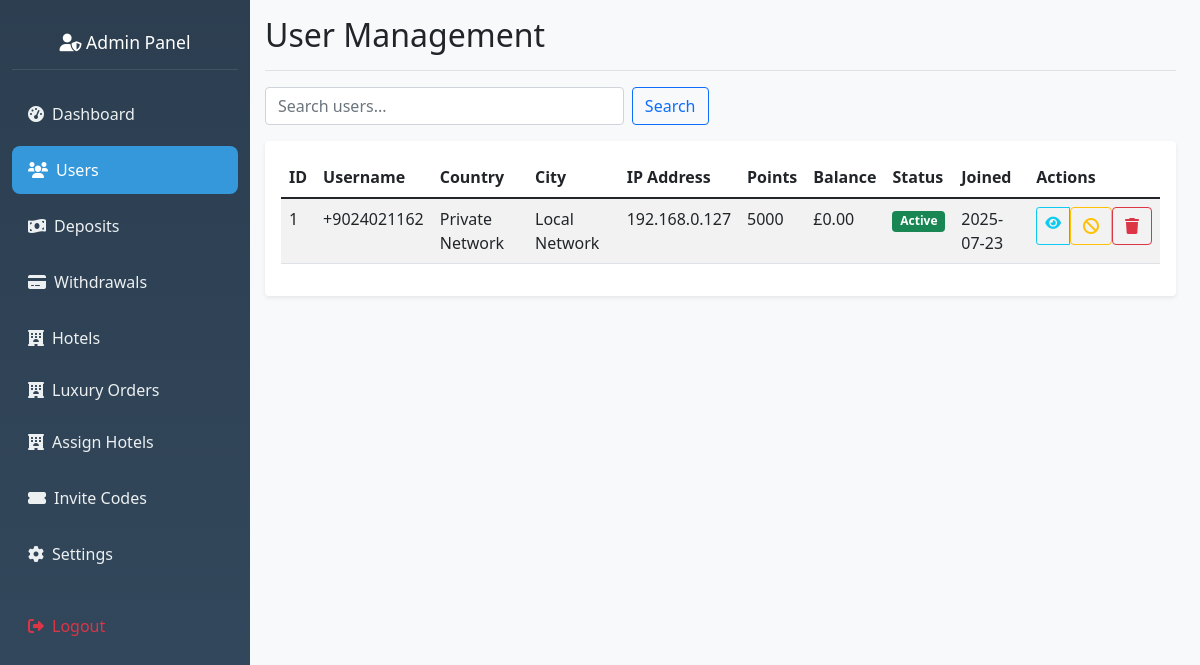
The page /admin/users (signed in) on the database as committed earlier.
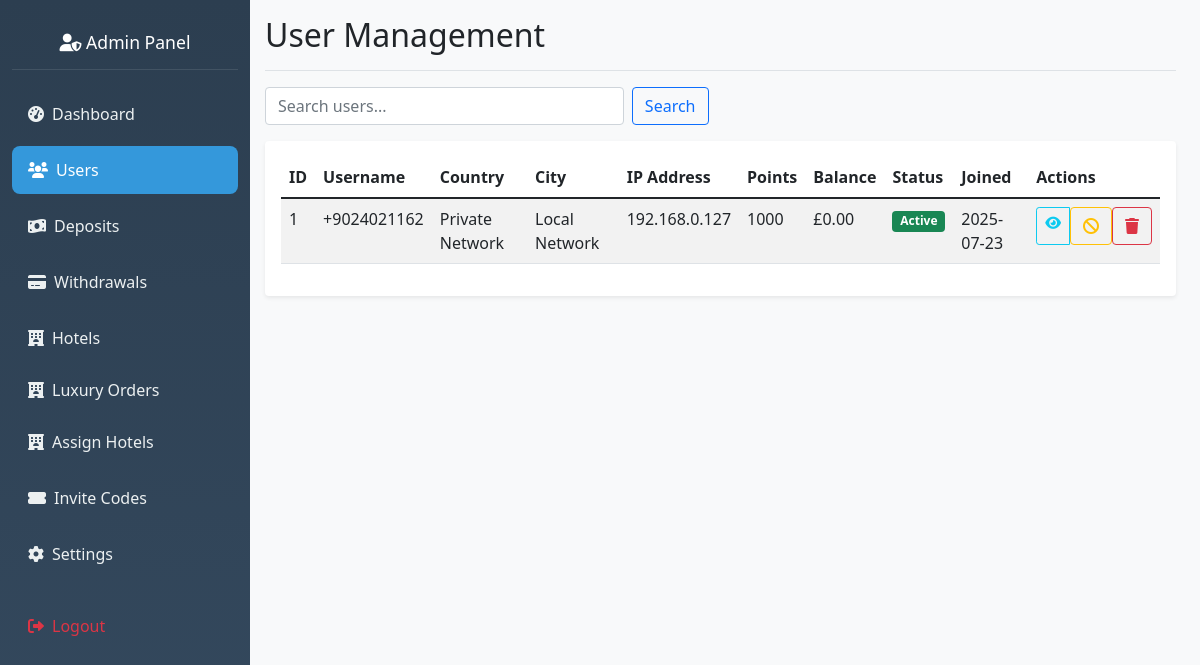
The same page on the database as committed later.
### hotel_app/models.py (models this page shows, shortened)
class User(db.Model, UserMixin):
    __tablename__ = 'user'
    id = db.Column(db.Integer, primary_key=True)
    nickname = db.Column(db.String(80))
    user_id = db.Column(db.String(6), unique=True)
    agent_id = db.Column(db.String(6), unique=True)
    contact = db.Column(db.String(20))
    invitation_code = db.Column(db.String(20))
    member_points = db.Column(db.Integer, default=0)
    trial_bonus = db.Column(db.Float, default=564.00)
    balance = db.Column(db.Float, default=0.0)
    total_deposits = db.Column(db.Float, default=0.0)
    vip_level = db.Column(db.String(10), default='VIP0')
    withdrawal_password = db.Column(db.String(100))
    password_hash = db.Column(db.String(100))
    is_active = db.Column(db.Boolean, default=False)
    created_at = db.Column(db.DateTime, default=datetime.utcnow)
    session_locked = db.Column(db.Boolean, default=False)
    total_commission_earned = db.Column(db.Float, default=0.0)
    first_session_completed = db.Column(db.Boolean, default=False)
    session_reset_date = db.Column(db.String)
    bound_wallet_type = db.Column(db.String(20))
    max_first_session_reservations = db.Column(db.Integer, default=35)
    wallet_bound_at = db.Column(db.DateTime)
    second_session_reservations_count = db.Column(db.Integer, default=0)
    second_session_commission = db.Column(db.Float, default=0.0)
    bound_wallet_address = db.Column(db.String(200))
    first_session_commission = db.Column(db.Float, default=0.0)
    first_session_reservations_count = db.Column(db.Integer, default=0)
    current_session = db.Column(db.String(10), default='first')
    revolut_name = db.Column(db.String(100))
    revolut_iban = db.Column(db.String(50))
    revolut_revtag = db.Column(db.String(20))
    ip_address = db.Column(db.String(45))  # IPv6 can be up to 45 characters
    country = db.Column(db.String(100))
    country_code = db.Column(db.String(2))
    region = db.Column(db.String(100))
    city = db.Column(db.String(100))
    latitude = db.Column(db.Float)
    longitude = db.Column(db.Float)
    timezone = db.Column(db.String(50))
    isp = db.Column(db.String(255))
    last_location_update = db.Column(db.DateTime, default=datetime.utcnow)
    reservations = db.relationship('Reservation', backref='user', lazy=True)
    deposit_requests = db.relationship('DepositRequest', backref='user', lazy=True)
    withdrawal_requests = db.relationship('WithdrawalRequest', backref='user', lazy=True)
    hotel_assignments = db.relationship('UserHotelAssignment', backref='user', lazy=True)
    hotel_ratings = db.relationship('UserHotelRating', backref='user', lazy=True)

### hotel_app/routes.py (the view)
@app.route('/admin/users')
@admin_required
def view_users():
    page = request.args.get('page', 1, type=int)
    search = request.args.get('search', '')
    vip_filter = request.args.get('vip_level', '')
    users_query = User.query
    if search:
        users_query = users_query.filter(
            User.nickname.contains(search) |
            User.user.agent_id.contains(search)
        )
    if vip_filter:
        users_query = users_query.filter(User.vip_level == vip_filter)
    users = users_query.order_by(User.id.desc()).paginate(
        page=page, per_page=20, error_out=False
    )
    vip_levels = ['vip0', 'vip1', 'vip2', 'vip3']
    return render_template('admin_users.html',
                         users=users,
                         search=search,
                         vip_levels=vip_levels,
                         current_vip_filter=vip_filter)

### hotel_app/routes.py (called while the page is built)
def admin_required(f):
    @wraps(f)
    def wrapper(*args, **kwargs):
        admin_id = session.get('admin_id')
        if not admin_id:
            flash("Admin login required.", "danger")
            return redirect(url_for('admin_login'))
        admin = Admin.query.get(admin_id)
        if not admin or not admin.is_active:
            session.pop('admin_id', None)
            flash("Admin access denied.", "danger")
            return redirect(url_for('admin_login'))
        g.current_admin = admin
        return f(*args, **kwargs)
    return wrapper

@app.before_request
def check_admin_routes():
    if request.endpoint and request.endpoint.startswith('admin_') and request.endpoint != 'admin_login':
        if 'admin_id' not in session:
            return redirect(url_for('admin_login'))

### hotel_app/templates/admin_users.html (shortened to what this page needs)
{% extends "admin_base.html" %}
{% block content %}
<div class="d-flex justify-content-between flex-wrap flex-md-nowrap align-items-center pb-2 mb-3 border-bottom">
    <h1 class="h2">User Management</h1>
</div>
<div class="row mb-3">
    <div class="col-md-6">
        <form method="GET" class="d-flex">
            <input type="text" class="form-control me-2" name="search" value="{{ search }}" placeholder="Search users...">
            <button type="submit" class="btn btn-outline-primary">Search</button>
        </form>
    </div>
</div>
<div class="card">
    <div class="card-body">
        <div class="table-responsive">
            <table class="table table-striped">
                <thead>
                    <tr>
                        <th>ID</th>
                        <th>Username</th>
                        <th>Country</th>
                        <th>City</th>
                        <th>IP Address</th>
                        <th>Points</th>
                        <th>Balance</th>
                        <th>Status</th>
                        <th>Joined</th>
                        <th>Actions</th>
                    </tr>
                </thead>
                <tbody>
                    {% for user in users.items %}
                    <tr>
                        <td>{{ user.id }}</td>
                        <td>{{ user.contact }}</td>
                        <td>{{ user.country }}</td>
                        <td>{{ user.city }}</td>
                        <td>{{ user.ip_address }}</td>
                        <td>{{ user.member_points }}</td>
                        <td>£{{ "%.2f"|format(user.balance or 0) }}</td>
                        <td>
                            <span class="badge bg-{{ 'success' if user.is_active else 'secondary' }}">
                                {{ 'Active' if user.is_active else 'Inactive' }}
                            </span>
                        </td>
                        <td>{{ user.created_at.strftime('%Y-%m-%d') if user.created_at else 'N/A' }}</td>
                        <td>
                            <div class="btn-group btn-group-sm">
                                <a href="{{ url_for('view_user_details', user_id=user.id) }}" class="btn btn-outline-info">
                                    <i class="fas fa-eye"></i>
                                </a>
                                <form method="POST" action="{{ url_for('toggle_user', user_id=user.id) }}" class="d-inline">
                                    <button type="submit" class="btn btn-outline-{{ 'warning' if user.is_active else 'success' }}">
                                        <i class="fas fa-{{ 'ban' if user.is_active else 'check' }}"></i>
                                    </button>
                                </form>
                                <form method="POST" action="{{ url_for('delete_user', user_id=user.id) }}" class="d-inline"
                                      onsubmit="return confirm('Are you sure you want to delete this user?')">
                                    <button type="submit" class="btn btn-outline-danger">
                                        <i class="fas fa-trash"></i>
                                    </button>
                                </form>
                            </div>
                        </td>
                    </tr>
                    {% endfor %}
                </tbody>
            </table>
        </div>
    </div>
</div>
{% endblock %}

Rows that differ between the two databases and show on the page:
changed User "Private Network": member_points "5000" → "1000"
